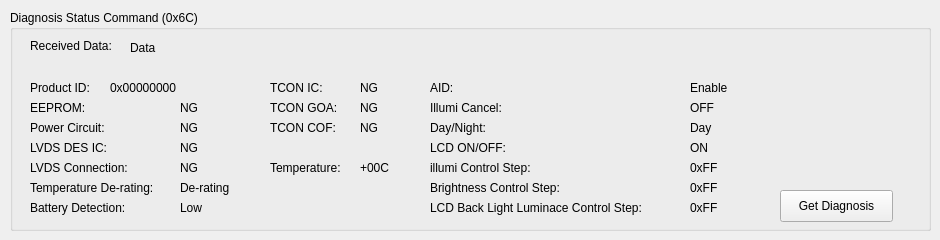
      <widget class="QWidget" name="tab_DiagnosisCmd">
       <attribute name="title">
        <string>DiagnosisStateCmd</string>
       </attribute>
       <widget class="QGroupBox" name="groupBox_10">
        <property name="geometry">
         <rect>
          <x>10</x>
          <y>10</y>
          <width>921</width>
          <height>221</height>
         </rect>
        </property>
        <property name="title">
         <string>Diagnosis Status Command (0x6C)</string>
        </property>
        <widget class="QPushButton" name="DiagnosisCmd_Btn">
         <property name="geometry">
          <rect>
           <x>770</x>
           <y>180</y>
           <width>113</width>
           <height>32</height>
          </rect>
         </property>
         <property name="text">
          <string>Get Diagnosis</string>
         </property>
        </widget>
        <widget class="QLabel" name="label_Dianosis">
         <property name="geometry">
          <rect>
           <x>120</x>
           <y>30</y>
           <width>671</width>
           <height>16</height>
          </rect>
         </property>
         <property name="text">
          <string>Data</string>
         </property>
        </widget>
        <widget class="QLabel" name="label_18">
         <property name="geometry">
          <rect>
           <x>20</x>
           <y>70</y>
           <width>81</width>
           <height>16</height>
          </rect>
         </property>
         <property name="text">
          <string>Product ID:</string>
         </property>
        </widget>
        <widget class="QLabel" name="label_Dia_PID">
         <property name="geometry">
          <rect>
           <x>100</x>
           <y>70</y>
           <width>91</width>
           <height>16</height>
          </rect>
         </property>
         <property name="text">
          <string>0x00000000</string>
         </property>
        </widget>
        <widget class="QLabel" name="label_30">
         <property name="geometry">
          <rect>
           <x>20</x>
           <y>90</y>
           <width>60</width>
           <height>16</height>
          </rect>
         </property>
         <property name="text">
          <string>EEPROM:</string>
         </property>
        </widget>
        <widget class="QLabel" name="label_Dia_EEPROM">
         <property name="geometry">
          <rect>
           <x>170</x>
           <y>90</y>
           <width>31</width>
           <height>16</height>
          </rect>
         </property>
         <property name="text">
          <string>NG</string>
         </property>
        </widget>
        <widget class="QLabel" name="label_32">
         <property name="geometry">
          <rect>
           <x>20</x>
           <y>130</y>
           <width>91</width>
           <height>16</height>
          </rect>
         </property>
         <property name="text">
          <string>LVDS DES IC:</string>
         </property>
        </widget>
        <widget class="QLabel" name="label_Dia_LVDSIC">
         <property name="geometry">
          <rect>
           <x>170</x>
           <y>130</y>
           <width>60</width>
           <height>16</height>
          </rect>
         </property>
         <property name="text">
          <string>NG</string>
         </property>
        </widget>
        <widget class="QLabel" name="label_33">
         <property name="geometry">
          <rect>
           <x>20</x>
           <y>110</y>
           <width>101</width>
           <height>16</height>
          </rect>
         </property>
         <property name="text">
          <string>Power Circuit:</string>
         </property>
        </widget>
        <widget class="QLabel" name="label_Dia_Power">
         <property name="geometry">
          <rect>
           <x>170</x>
           <y>110</y>
           <width>60</width>
           <height>16</height>
          </rect>
         </property>
         <property name="text">
          <string>NG</string>
         </property>
        </widget>
        <widget class="QLabel" name="label_35">
         <property name="geometry">
          <rect>
           <x>20</x>
           <y>150</y>
           <width>121</width>
           <height>16</height>
          </rect>
         </property>
         <property name="text">
          <string>LVDS Connection:</string>
         </property>
        </widget>
        <widget class="QLabel" name="label_Dia_LVDSConnect">
         <property name="geometry">
          <rect>
           <x>170</x>
           <y>150</y>
           <width>60</width>
           <height>16</height>
          </rect>
         </property>
         <property name="text">
          <string>NG</string>
         </property>
        </widget>
        <widget class="QLabel" name="label_37">
         <property name="geometry">
          <rect>
           <x>20</x>
           <y>170</y>
           <width>151</width>
           <height>16</height>
          </rect>
         </property>
         <property name="text">
          <string>Temperature De-rating:</string>
         </property>
        </widget>
        <widget class="QLabel" name="label_Dia_Derating">
         <property name="geometry">
          <rect>
           <x>170</x>
           <y>170</y>
           <width>60</width>
           <height>16</height>
          </rect>
         </property>
         <property name="text">
          <string>De-rating</string>
         </property>
        </widget>
        <widget class="QLabel" name="label_36">
         <property name="geometry">
          <rect>
           <x>20</x>
           <y>190</y>
           <width>121</width>
           <height>16</height>
          </rect>
         </property>
         <property name="text">
          <string>Battery Detection:</string>
         </property>
        </widget>
        <widget class="QLabel" name="label_Dia_Battery">
         <property name="geometry">
          <rect>
           <x>170</x>
           <y>190</y>
           <width>60</width>
           <height>16</height>
          </rect>
         </property>
         <property name="text">
          <string>Low</string>
         </property>
        </widget>
        <widget class="QLabel" name="label_38">
         <property name="enabled">
          <bool>true</bool>
         </property>
         <property name="geometry">
          <rect>
           <x>260</x>
           <y>70</y>
           <width>60</width>
           <height>16</height>
          </rect>
         </property>
         <property name="text">
          <string>TCON IC:</string>
         </property>
        </widget>
        <widget class="QLabel" name="label_40">
         <property name="enabled">
          <bool>true</bool>
         </property>
         <property name="geometry">
          <rect>
           <x>260</x>
           <y>90</y>
           <width>91</width>
           <height>16</height>
          </rect>
         </property>
         <property name="text">
          <string>TCON GOA:</string>
         </property>
        </widget>
        <widget class="QLabel" name="label_41">
         <property name="enabled">
          <bool>true</bool>
         </property>
         <property name="geometry">
          <rect>
           <x>260</x>
           <y>110</y>
           <width>91</width>
           <height>16</height>
          </rect>
         </property>
         <property name="text">
          <string>TCON COF:</string>
         </property>
        </widget>
        <widget class="QLabel" name="label_42">
         <property name="geometry">
          <rect>
           <x>260</x>
           <y>150</y>
           <width>91</width>
           <height>16</height>
          </rect>
         </property>
         <property name="text">
          <string>Temperature:</string>
         </property>
        </widget>
        <widget class="QLabel" name="label_Dia_Temp">
         <property name="geometry">
          <rect>
           <x>350</x>
           <y>150</y>
           <width>60</width>
           <height>16</height>
          </rect>
         </property>
         <property name="text">
          <string>+00C</string>
         </property>
        </widget>
        <widget class="QLabel" name="label_Dia_TCONIC">
         <property name="enabled">
          <bool>true</bool>
         </property>
         <property name="geometry">
          <rect>
           <x>350</x>
           <y>70</y>
           <width>41</width>
           <height>16</height>
          </rect>
         </property>
         <property name="text">
          <string>NG</string>
         </property>
        </widget>
        <widget class="QLabel" name="label_Dia_TCONGOA">
         <property name="enabled">
          <bool>true</bool>
         </property>
         <property name="geometry">
          <rect>
           <x>350</x>
           <y>90</y>
           <width>41</width>
           <height>16</height>
          </rect>
         </property>
         <property name="text">
          <string>NG</string>
         </property>
        </widget>
        <widget class="QLabel" name="label_Dia_TCONCOF">
         <property name="enabled">
          <bool>true</bool>
         </property>
         <property name="geometry">
          <rect>
           <x>350</x>
           <y>110</y>
           <width>41</width>
           <height>16</height>
          </rect>
         </property>
         <property name="text">
          <string>NG</string>
         </property>
        </widget>
        <widget class="QLabel" name="label_31">
         <property name="geometry">
          <rect>
           <x>420</x>
           <y>70</y>
           <width>60</width>
           <height>16</height>
          </rect>
         </property>
         <property name="text">
          <string>AID:</string>
         </property>
        </widget>
        <widget class="QLabel" name="label_34">
         <property name="geometry">
          <rect>
           <x>420</x>
           <y>90</y>
           <width>91</width>
           <height>16</height>
          </rect>
         </property>
         <property name="text">
          <string>Illumi Cancel:</string>
         </property>
        </widget>
        <widget class="QLabel" name="label_43">
         <property name="geometry">
          <rect>
           <x>420</x>
           <y>110</y>
           <width>91</width>
           <height>16</height>
          </rect>
         </property>
         <property name="text">
          <string>Day/Night:</string>
         </property>
        </widget>
        <widget class="QLabel" name="label_44">
         <property name="geometry">
          <rect>
           <x>420</x>
           <y>130</y>
           <width>91</width>
           <height>16</height>
          </rect>
         </property>
         <property name="text">
          <string>LCD ON/OFF:</string>
         </property>
        </widget>
        <widget class="QLabel" name="label_45">
         <property name="geometry">
          <rect>
           <x>420</x>
           <y>150</y>
           <width>121</width>
           <height>16</height>
          </rect>
         </property>
         <property name="text">
          <string>illumi Control Step:</string>
         </property>
        </widget>
        <widget class="QLabel" name="label_46">
         <property name="geometry">
          <rect>
           <x>420</x>
           <y>170</y>
           <width>151</width>
           <height>16</height>
          </rect>
         </property>
         <property name="text">
          <string>Brightness Control Step:</string>
         </property>
        </widget>
        <widget class="QLabel" name="label_47">
         <property name="geometry">
          <rect>
           <x>420</x>
           <y>190</y>
           <width>261</width>
           <height>16</height>
          </rect>
         </property>
         <property name="text">
          <string>LCD Back Light Luminace Control Step:</string>
         </property>
        </widget>
        <widget class="QLabel" name="label_Dia_AID">
         <property name="geometry">
          <rect>
           <x>680</x>
           <y>70</y>
           <width>60</width>
           <height>16</height>
          </rect>
         </property>
         <property name="text">
          <string>Enable</string>
         </property>
        </widget>
        <widget class="QLabel" name="label_Dia_IllumiCencel">
         <property name="geometry">
          <rect>
           <x>680</x>
           <y>90</y>
           <width>60</width>
           <height>16</height>
          </rect>
         </property>
         <property name="text">
          <string>OFF</string>
         </property>
        </widget>
        <widget class="QLabel" name="label_Dia_daynight">
         <property name="geometry">
          <rect>
           <x>680</x>
           <y>110</y>
           <width>60</width>
           <height>16</height>
          </rect>
         </property>
         <property name="text">
          <string>Day</string>
         </property>
        </widget>
        <widget class="QLabel" name="label_Dia_lcd">
         <property name="geometry">
          <rect>
           <x>680</x>
           <y>130</y>
           <width>60</width>
           <height>16</height>
          </rect>
         </property>
         <property name="text">
          <string>ON</string>
         </property>
        </widget>
        <widget class="QLabel" name="label_Dia_IllumiStep">
         <property name="geometry">
          <rect>
           <x>680</x>
           <y>150</y>
           <width>60</width>
           <height>16</height>
          </rect>
         </property>
         <property name="text">
          <string>0xFF</string>
         </property>
        </widget>
        <widget class="QLabel" name="label_Dia_BrightnessStep">
         <property name="geometry">
          <rect>
           <x>680</x>
           <y>170</y>
           <width>60</width>
           <height>16</height>
          </rect>
         </property>
         <property name="text">
          <string>0xFF</string>
         </property>
        </widget>
        <widget class="QLabel" name="label_Dia_BacklightStep">
         <property name="geometry">
          <rect>
           <x>680</x>
           <y>190</y>
           <width>60</width>
           <height>16</height>
          </rect>
         </property>
         <property name="text">
          <string>0xFF</string>
         </property>
        </widget>
        <widget class="QLabel" name="label_version_9">
         <property name="geometry">
          <rect>
           <x>20</x>
           <y>20</y>
           <width>101</width>
           <height>31</height>
          </rect>
         </property>
         <property name="text">
          <string>Received Data:</string>
         </property>
        </widget>
       </widget>
      </widget>
